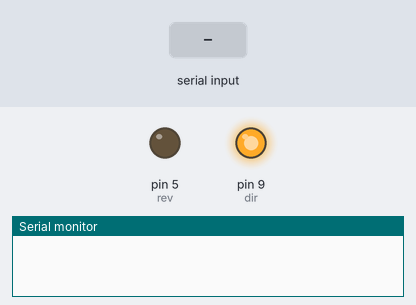
Bench run of a sketch on a simulated Arduino Uno, built with avr-gcc and run on an emulated ATmega328P. On the bench: output pins drawn as LEDs (lit = HIGH), the last lines printed to the serial monitor. The test bench sets the inputs (shaded band).

Above: at 1.2 s.
1.3 s: "90,45\n" received over Serial
At 1.48 s:
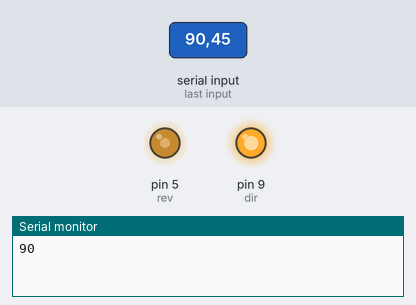
3.1 s: "5\n" received over Serial
At 4.4 s:
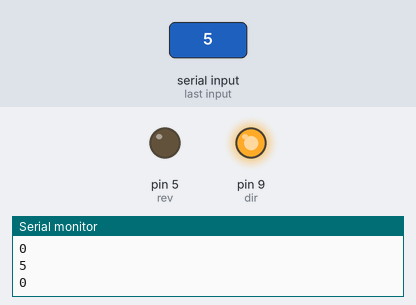
Timing chart, 0 to 6.1 s (numbered marks = the images above; inputs shaded):
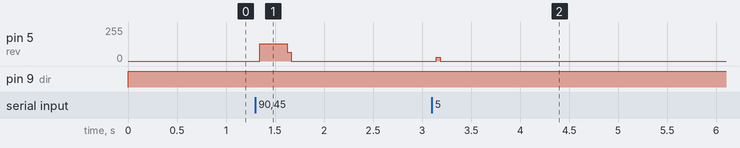

Measured:
- after the input at 1.3 s, pin 5 (rev): 0/255 → 129/255 after 0.05 s, → 0/255 0.28 s later
- after the input at 3.1 s, pin 5 (rev): 0/255 → 29/255 at once, → 0/255 0.04 s later

The sketch:

stepper_in_serial_monitor.ino
```cpp
#define dir 9
#define rev 5
int steps;
int angle;
void setup() {
  // put your setup code here, to run once:
  Serial.begin(9600);
pinMode(rev,OUTPUT);
pinMode(dir,OUTPUT);
}

void loop() {

  // put your main code here, to run repeatedly:
 if (Serial.available()>0){
    angle=Serial.parseInt();
    Serial.println(angle);
  }
steps=map(angle,0,360,0,800);

digitalWrite(dir,HIGH);
 for(int i=0 ; i<steps ; i++){

  digitalWrite(rev,HIGH);
  delayMicroseconds(500);

  digitalWrite(rev,LOW);
  delayMicroseconds(500);
 }
}
```
